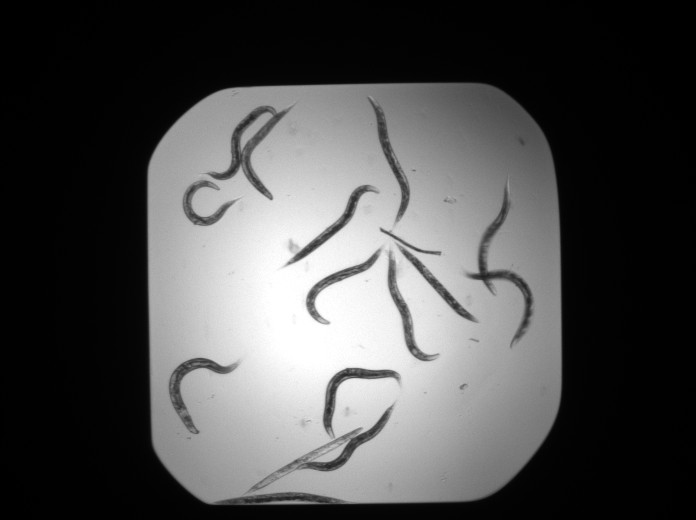
#> input picture Detecting_Edges_and_Shapes/images/wormsAlive.jpg, 696 x 520 px
$ jupyter execute Example_7.ipynb
#> lines starting #> are read from the running program, lines starting #| are printed output that depends on the picture; after the words box and inside, x2 and y2 are one past the last pixel; in counts of white or black regions, pixels touching at a corner belong together
# Working with the output of houghlines

[cell 1]
import cv2
import matplotlib.pyplot as plt
import numpy as np
from skimage.morphology import skeletonize
from skimage.transform import probabilistic_hough_line
from numpy.linalg import norm

[cell 2]
worms = cv2.imread("./images/wormsAlive.jpg", cv2.IMREAD_GRAYSCALE)
#> worms is the input picture: shape (520, 696); min 0, max 255, mean 77.9
worms_binary = cv2.imread("./images/wormsAliveBW.jpg", cv2.IMREAD_GRAYSCALE)
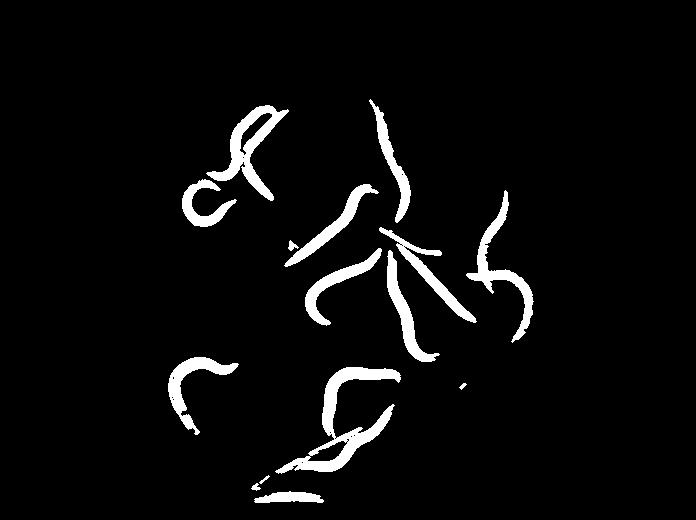
#> input picture Detecting_Edges_and_Shapes/images/wormsAliveBW.jpg, 696 x 520 px
#> worms_binary is the input picture: shape (520, 696); min 0, max 255, mean 11.7
_, worms_binary = cv2.threshold(worms_binary, 127, 255, cv2.THRESH_OTSU)
#> worms_binary: shape (520, 696); 4.6% white; 15 white regions, largest, box (x1, y1, x2, y2) and area: (275, 367, 401, 474) 3166, (206, 105, 289, 201) 2147, (466, 190, 534, 343) 1829
worms_skeletonize = skeletonize(worms_binary / 255)
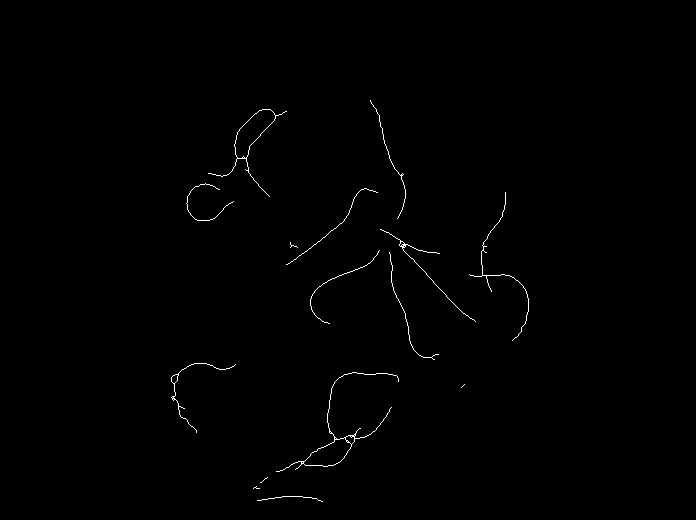
#> worms_skeletonize: shape (520, 696) bool; 0.48% white in thin lines or dots, all inside (x1, y1, x2, y2) = (171, 100, 529, 502)
worms_lines = probabilistic_hough_line(worms_skeletonize, threshold=10, line_length=40, line_gap=10, seed=0)
#> worms_lines = 11 items

fig, axs = plt.subplots(1, 2, figsize=(15, 15))
axs[0].imshow(worms, cmap='gray')
axs[0].axis('off')
axs[0].set_title('RGB')
axs[1].imshow(worms_binary, cmap='gray')
for line in worms_lines:
    p0, p1 = line
    axs[1].plot((p0[0], p1[0]), (p0[1], p1[1]))
    axs[1].scatter((p0[0], p1[0]), (p0[1], p1[1]), marker='X', color='red')
#> this loop made 11 passes
#> (p0, p1) on passes 1 to 11: ((390, 160), (376, 109)), ((289, 263), (335, 228)), ((463, 313), (399, 245)), ((426, 273), (388, 232)), ((226, 175), (265, 129)), ((282, 470), (337, 439)), ((413, 349), (402, 307)), ((323, 283), (370, 262)), ((333, 465), (290, 465)), ((180, 416), (172, 376)), ((312, 452), (356, 432))
axs[1].axis('off')
axs[1].set_title('Probabilistic Hough transform')
plt.show()
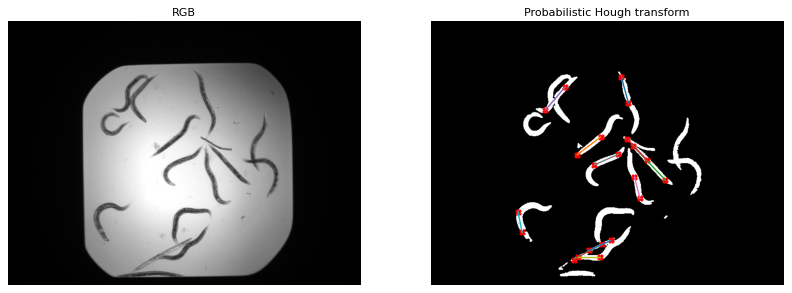
#> figure drawn by matplotlib, 2 panels

We will calculate the median lengths of the worm lines found using the Hough transform. Then, we'll be able to detect which images contain live worms and which contain dead worms by comparing the median lengths to a cutoff value. To calculate the length of the detected lines, we need to extract the line's endpoints from the output of probabilistic_hough_line().

[cell 3]
one_line = worms_lines[0]
#> one_line = ((390, 160), (376, 109))
one_line
#> Out = ((390, 160), (376, 109))

Each line's endpoints are stored in a tuple. We'll need these to compute the length.

[cell 4]
point_1 = one_line[0]
#> point_1 = (390, 160)
point_1
#> Out = (390, 160)

[cell 5]
point_2 = one_line[1]
#> point_2 = (376, 109)
point_2
#> Out = (376, 109)

To compute the distance between two points, we can compute the norm of their difference.

[cell 6]
worms_length = norm(np.array(point_2) - np.array(point_1))
#> worms_length = 52.89
worms_length
#> Out = 52.89

To compute the lengths of the other detected lines, we can use the code that we wrote in the previous three tasks in the body of a for loop.

[cell 7]
worms_lengths = []
for i in range(len(worms_lines)):
    one_line = worms_lines[0]
    point_1 = one_line[0]
    point_2 = one_line[1]
    worms_length = norm(np.array(point_2) - np.array(point_1))
    worms_lengths.append(worms_length)
#> this loop made 11 passes
#> after the loop, worms_lengths = [52.89, 52.89, 52.89, 52.89, 52.89, 52.89, 52.89, 52.89, 52.89, 52.89, 52.89]

The median length of the lines is a good descriptor of the state of the worms in the image.

[cell 8]
median_length = np.median(worms_lengths)
#> median_length = 52.89
median_length
#> Out = 52.89
